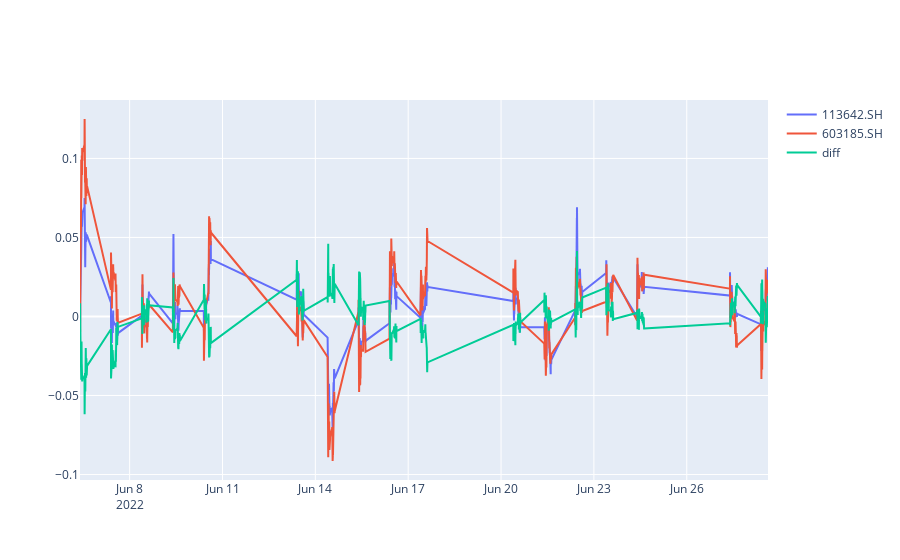

Source (notebook cell):
### Code cell
# 画出收益率的时间序列图，对diff序列做平稳性检验
# plot pair moving trend: diff = cbond reutrn - stock return 

import plotly.graph_objects as go

fig = go.Figure(data=[
    go.Scatter(name=cbond_pair[0], x=cbond_return.index, y=cbond_return[cbond_pair[0]]),
    go.Scatter(name=cbond_pair[1], x=cbond_return.index, y=cbond_return[cbond_pair[1]]),
    go.Scatter(name='diff', x=cbond_return.index, y=cbond_return['diff']),
])
fig.show()


# test stationary
from statsmodels.tsa.stattools import adfuller
if adfuller(cbond_return['diff'])[1] < 0.001:
    print("This cbond-stock pair is stationary!")
else:
    print("This cbond-stock pair is not stationary!")

### Figure 1 — Plotly figure (JSON) as saved in the notebook; plotly's stock layout.template omitted (floating-point values rounded to 4 significant figures; data arrays with more than 128 entries replaced by an {"elided": "..."} marker saying what was removed)
{"data": [{"name": "113642.SH", "type": "scatter", "x": {"elided": "4058 str values"}, "y": {"elided": "4058 float values"}}, {"name": "603185.SH", "type": "scatter", "x": {"elided": "4058 str values"}, "y": {"elided": "4058 float values"}}, {"name": "diff", "type": "scatter", "x": {"elided": "4058 str values"}, "y": {"elided": "4058 float values"}}], "layout": {}}
